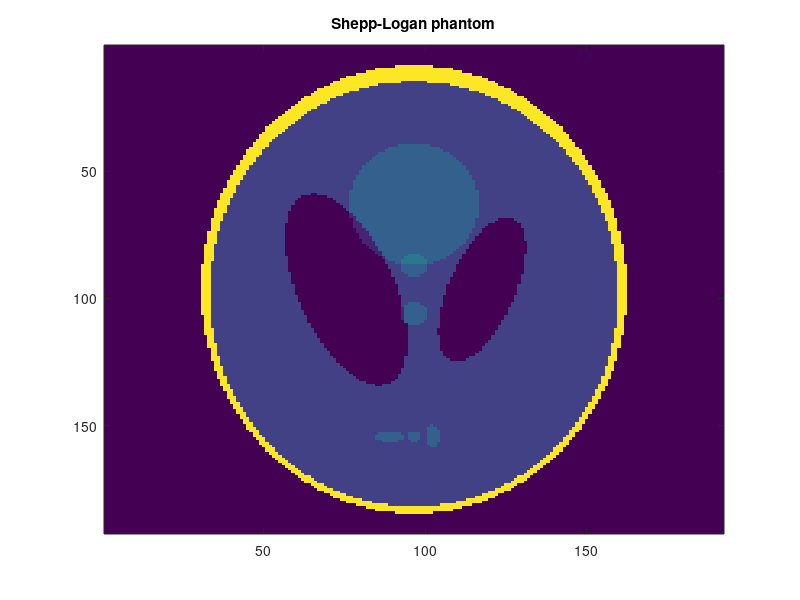
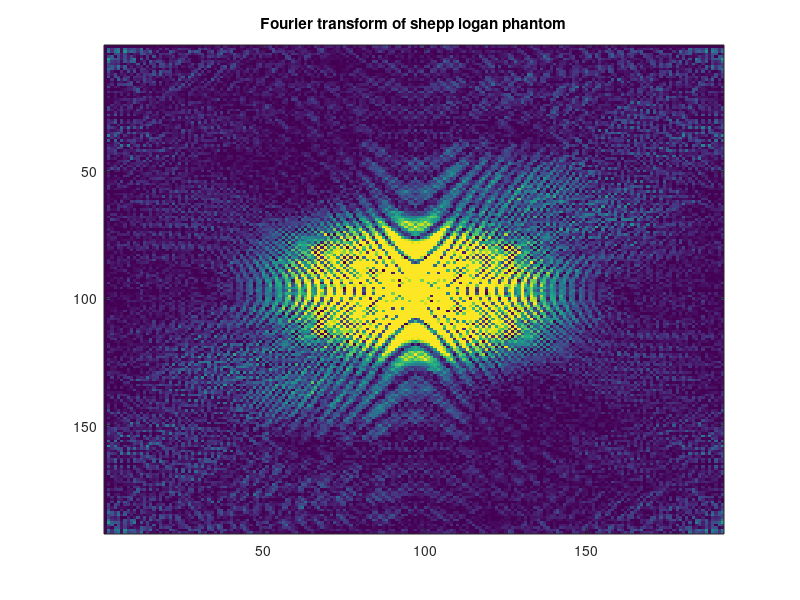
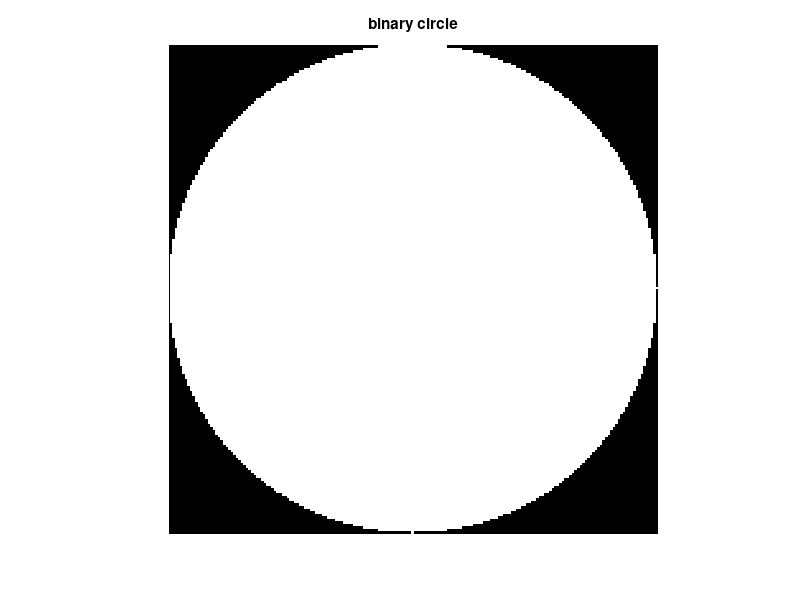
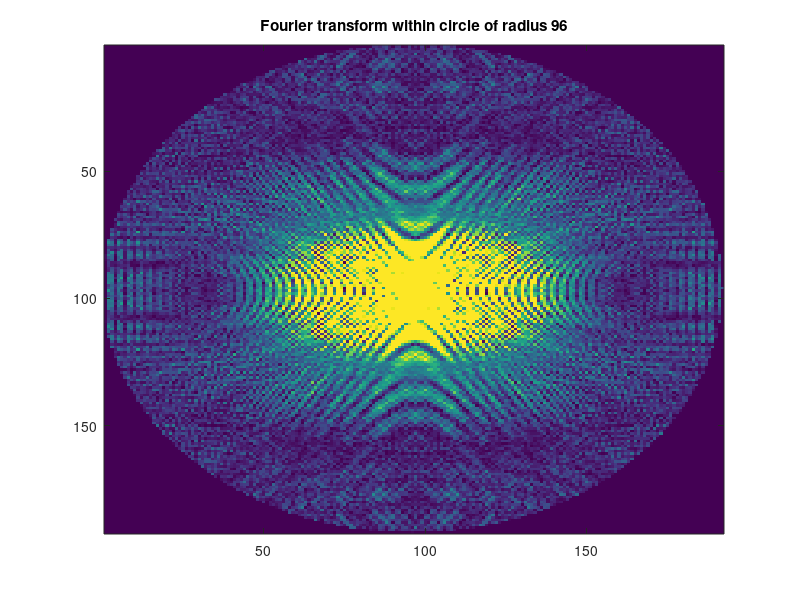

Recreate these plots in MATLAB, in order.
clear all 
close all

addpath('../gridder')

matrix_size= 192;
% shepp logan phantom
P = phantom('Modified Shepp-Logan',matrix_size);
figure; imagesc(P);  title('Shepp-Logan phantom')

%fourier transform
FTP=fft2(P);
figure;
image(abs(real(fftshift(FTP))))
title('Fourier transform of shepp logan phantom')

%% grid onto a radial trajectory
%First of all we want the k space data to be within a certain radius.
circle = zeros(192);
r=96;
for i = 1:192
    for j = 1:192
        if ((i-r).^2)+((j-r).^2) <= r.^2
            circle(i,j) = 1;
        end
    end
end
figure;
imshow(circle)
title('binary circle')
fft_circ=circle.*fftshift(FTP);
figure;
image(abs(fft_circ))
title('Fourier transform within circle of radius 96')

%% Inverse fourier transform of this gives
IFT_circ = ifft2(fft_circ);
figure;
imagesc(abs(IFT_circ));
title('IFT of fft only within radius of a circle')
%there is a small amount of blurring around the edges of the phantom

%% Next we want to only take some of the radial spokes
spokes_4 = zeros(192);
for i = 1:192
    for j = 1:192
        if j == 96
            spokes_4(i,j) = fft_circ(i,j);
        elseif i == 96
            spokes_4(i,j) = fft_circ(i,j);
        elseif i == j
            spokes_4(i,j) = fft_circ(i,j);
        elseif 96 - i == j - 96
            spokes_4(i,j) = fft_circ(i,j);
        end
    end
end
%We then IFT this
IFT_spokes_4 = ifft2(spokes_4);
figure;
imagesc(abs(IFT_spokes_4));
title('IFT of fft only 4 spokes')
%It is extremely unclear, but the eyes and edge are faintly visible

%% Attempting to do some radial gridding
%start off with point (8,134) (on edge of circle) and try to draw line to that
line = zeros(96,2);
log_1_line=zeros(192);
x= linspace(96,134,96);
y= linspace(96,8,96);
for i = 1:96
    line(i,1) = round(y(i));
    line(i,2) = round(x(i));
    log_1_line(line(i,1),line(i,2)) = 1;
end

k_1_line = zeros(192);

k_1_line = fft_circ .* log_1_line;
figure;
image(abs(k_1_line))
title('k space of a line from centre to edge of circle (8,134)')

%% Attempting finding indicies of minimums on LHS of the circle
j_pos_L = zeros(1,192);
rad_cont_L = zeros(192,96);
for i = 1:192
    for j = 1:96
        rad_cont_L(i,j) = ((i-r).^2)+((j-r).^2) - (r.^2);
    end
    minimum = min(abs(rad_cont_L(i,:)));
    j_pos_L(i) = find(abs(rad_cont_L(i,:))==minimum);
end

%Now for RHS
j_pos_R = zeros(1,192);
for i = 1:192
    j_pos_R(i) = 96+(96-j_pos_L(i));
end

row = 1:192;
figure;
plot(j_pos_L,row,'-b');
hold on
plot(j_pos_R,row,'-b');
title('Boundary of circle')

%% Finding the lines to the edge of the whole circle

log_space = zeros(192);
% LHS first
for j = 1:192
    line=zeros(96,2);
    log_1_line = zeros(192);
    x=linspace(96,j_pos_L(j),96);
    y=linspace(96,row(j),96);
    for i=1:96
        line(i,1) = round(y(i));
        line(i,2) = round(x(i));
        log_1_line(line(i,1),line(i,2)) = 1;
    end
    log_space = log_space + log_1_line;
end

%RHS
for j = 1:192
    line=zeros(96,2);
    log_1_line = zeros(192);
    x=linspace(96,j_pos_R(j),96);
    y=linspace(96,row(j),96);
    for i=1:96
        line(i,1) = round(y(i));
        line(i,2) = round(x(i));
        log_1_line(line(i,1),line(i,2)) = 1;
    end
    log_space = log_space + log_1_line;
end

%Normalising all values to 1
for i = 1:192
    for j = 1:192
        if log_space(i,j)~=0;
           log_space(i,j)=1;
        end
    end
end
figure;
imshow(log_space)
title('Fully sampled radial grid')












